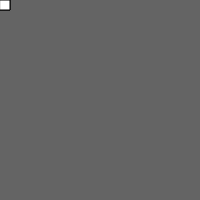
Frame 1 (no input)
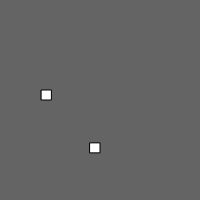
Frame 60 (no input)
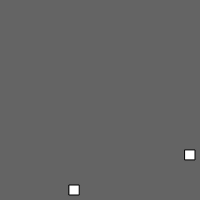
Frame 120 (the mouse pressed at the canvas centre since frame 60)

The p5.js sketch that drew these frames (run headless with seeded random() and noise() and a simulated clock; from frame 60 on, the mouse is pressed at the canvas centre):

// p5.js sketch
// ── sketch.js
var x = 0;
var y = 0;
var x1 = 0;
var y1 = 0;

function setup() {
  // put setup code here
  createCanvas(200, 200);

}

function draw() {
  // put drawing code here
  background(100);

  rect(x, y1, 10, 10);

  x+=5;

  if (x > width) {
    x = 0;
    y1 = random(height);
  }
  rect(x1, y, 10, 10);

  y+=5;

  if (y > height) {
    y = 0;
    x1 = random(width);
  }

}
